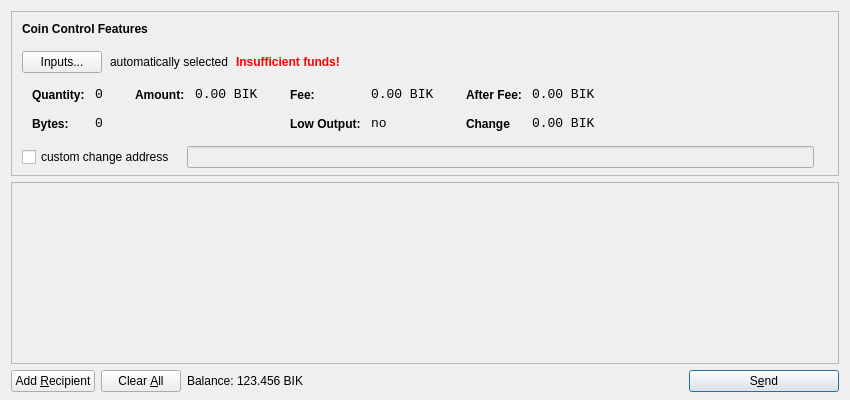
<?xml version="1.0" encoding="UTF-8"?>
<ui version="4.0">
 <class>SendCoinsDialog</class>
 <widget class="QDialog" name="SendCoinsDialog">
  <property name="geometry">
   <rect>
    <x>0</x>
    <y>0</y>
    <width>850</width>
    <height>400</height>
   </rect>
  </property>
  <property name="windowTitle">
   <string>Send Coins</string>
  </property>
  <layout class="QVBoxLayout" name="verticalLayout" stretch="0,1,0">
   <property name="bottomMargin">
    <number>8</number>
   </property>
   <item>
    <widget class="QFrame" name="frameCoinControl">
     <property name="sizePolicy">
      <sizepolicy hsizetype="Expanding" vsizetype="Expanding">
       <horstretch>0</horstretch>
       <verstretch>0</verstretch>
      </sizepolicy>
     </property>
     <property name="maximumSize">
      <size>
       <width>16777215</width>
       <height>16777215</height>
      </size>
     </property>
     <property name="frameShape">
      <enum>QFrame::StyledPanel</enum>
     </property>
     <property name="frameShadow">
      <enum>QFrame::Sunken</enum>
     </property>
     <layout class="QVBoxLayout" name="verticalLayoutCoinControl2">
      <property name="spacing">
       <number>-1</number>
      </property>
      <property name="leftMargin">
       <number>0</number>
      </property>
      <property name="topMargin">
       <number>0</number>
      </property>
      <property name="rightMargin">
       <number>0</number>
      </property>
      <property name="bottomMargin">
       <number>6</number>
      </property>
      <item>
       <layout class="QVBoxLayout" name="verticalLayoutCoinControl" stretch="0,0,0,0,1">
        <property name="spacing">
         <number>0</number>
        </property>
        <property name="leftMargin">
         <number>10</number>
        </property>
        <property name="topMargin">
         <number>10</number>
        </property>
        <item>
         <layout class="QHBoxLayout" name="horizontalLayoutCoinControl1">
          <property name="bottomMargin">
           <number>15</number>
          </property>
          <item>
           <widget class="QLabel" name="labelCoinControlFeatures">
            <property name="sizePolicy">
             <sizepolicy hsizetype="Preferred" vsizetype="Maximum">
              <horstretch>0</horstretch>
              <verstretch>0</verstretch>
             </sizepolicy>
            </property>
            <property name="font">
             <font>
              <weight>75</weight>
              <bold>true</bold>
             </font>
            </property>
            <property name="styleSheet">
             <string notr="true">font-weight:bold;</string>
            </property>
            <property name="text">
             <string>Coin Control Features</string>
            </property>
           </widget>
          </item>
         </layout>
        </item>
        <item>
         <layout class="QHBoxLayout" name="horizontalLayoutCoinControl2" stretch="0,0,0,0">
          <property name="spacing">
           <number>8</number>
          </property>
          <property name="bottomMargin">
           <number>10</number>
          </property>
          <item>
           <widget class="QPushButton" name="pushButtonCoinControl">
            <property name="styleSheet">
             <string notr="true"/>
            </property>
            <property name="text">
             <string>Inputs...</string>
            </property>
           </widget>
          </item>
          <item>
           <widget class="QLabel" name="labelCoinControlAutomaticallySelected">
            <property name="text">
             <string>automatically selected</string>
            </property>
            <property name="margin">
             <number>5</number>
            </property>
           </widget>
          </item>
          <item>
           <widget class="QLabel" name="labelCoinControlInsuffFunds">
            <property name="font">
             <font>
              <weight>75</weight>
              <bold>true</bold>
             </font>
            </property>
            <property name="styleSheet">
             <string notr="true">color:red;font-weight:bold;</string>
            </property>
            <property name="text">
             <string>Insufficient funds!</string>
            </property>
            <property name="margin">
             <number>5</number>
            </property>
           </widget>
          </item>
          <item>
           <spacer name="horizontalSpacerCoinControl">
            <property name="orientation">
             <enum>Qt::Horizontal</enum>
            </property>
            <property name="sizeHint" stdset="0">
             <size>
              <width>40</width>
              <height>1</height>
             </size>
            </property>
           </spacer>
          </item>
         </layout>
        </item>
        <item>
         <widget class="QWidget" name="widgetCoinControl" native="true">
          <property name="sizePolicy">
           <sizepolicy hsizetype="Preferred" vsizetype="Preferred">
            <horstretch>0</horstretch>
            <verstretch>0</verstretch>
           </sizepolicy>
          </property>
          <property name="minimumSize">
           <size>
            <width>0</width>
            <height>0</height>
           </size>
          </property>
          <property name="styleSheet">
           <string notr="true"/>
          </property>
          <layout class="QHBoxLayout" name="horizontalLayoutCoinControl5">
           <property name="margin">
            <number>0</number>
           </property>
           <item>
            <layout class="QHBoxLayout" name="horizontalLayoutCoinControl3" stretch="0,0,0,1">
             <property name="spacing">
              <number>20</number>
             </property>
             <property name="topMargin">
              <number>0</number>
             </property>
             <property name="bottomMargin">
              <number>10</number>
             </property>
             <item>
              <layout class="QFormLayout" name="formLayoutCoinControl1">
               <property name="horizontalSpacing">
                <number>10</number>
               </property>
               <property name="verticalSpacing">
                <number>14</number>
               </property>
               <property name="leftMargin">
                <number>10</number>
               </property>
               <property name="topMargin">
                <number>4</number>
               </property>
               <property name="rightMargin">
                <number>6</number>
               </property>
               <item row="0" column="0">
                <widget class="QLabel" name="labelCoinControlQuantityText">
                 <property name="styleSheet">
                  <string notr="true">font-weight:bold;</string>
                 </property>
                 <property name="text">
                  <string>Quantity:</string>
                 </property>
                 <property name="margin">
                  <number>0</number>
                 </property>
                </widget>
               </item>
               <item row="0" column="1">
                <widget class="QLabel" name="labelCoinControlQuantity">
                 <property name="font">
                  <font>
                   <family>Monospace</family>
                   <pointsize>10</pointsize>
                  </font>
                 </property>
                 <property name="cursor">
                  <cursorShape>IBeamCursor</cursorShape>
                 </property>
                 <property name="contextMenuPolicy">
                  <enum>Qt::ActionsContextMenu</enum>
                 </property>
                 <property name="text">
                  <string>0</string>
                 </property>
                 <property name="margin">
                  <number>0</number>
                 </property>
                 <property name="textInteractionFlags">
                  <set>Qt::LinksAccessibleByMouse|Qt::TextSelectableByKeyboard|Qt::TextSelectableByMouse</set>
                 </property>
                </widget>
               </item>
               <item row="1" column="0">
                <widget class="QLabel" name="labelCoinControlBytesText">
                 <property name="styleSheet">
                  <string notr="true">font-weight:bold;</string>
                 </property>
                 <property name="text">
                  <string>Bytes:</string>
                 </property>
                </widget>
               </item>
               <item row="1" column="1">
                <widget class="QLabel" name="labelCoinControlBytes">
                 <property name="font">
                  <font>
                   <family>Monospace</family>
                   <pointsize>10</pointsize>
                  </font>
                 </property>
                 <property name="cursor">
                  <cursorShape>IBeamCursor</cursorShape>
                 </property>
                 <property name="contextMenuPolicy">
                  <enum>Qt::ActionsContextMenu</enum>
                 </property>
                 <property name="text">
                  <string>0</string>
                 </property>
                 <property name="textInteractionFlags">
                  <set>Qt::LinksAccessibleByMouse|Qt::TextSelectableByKeyboard|Qt::TextSelectableByMouse</set>
                 </property>
                </widget>
               </item>
              </layout>
             </item>
             <item>
              <layout class="QFormLayout" name="formLayoutCoinControl2">
               <property name="horizontalSpacing">
                <number>10</number>
               </property>
               <property name="verticalSpacing">
                <number>14</number>
               </property>
               <property name="leftMargin">
                <number>6</number>
               </property>
               <property name="topMargin">
                <number>4</number>
               </property>
               <property name="rightMargin">
                <number>6</number>
               </property>
               <item row="0" column="0">
                <widget class="QLabel" name="labelCoinControlAmountText">
                 <property name="styleSheet">
                  <string notr="true">font-weight:bold;</string>
                 </property>
                 <property name="text">
                  <string>Amount:</string>
                 </property>
                 <property name="margin">
                  <number>0</number>
                 </property>
                </widget>
               </item>
               <item row="0" column="1">
                <widget class="QLabel" name="labelCoinControlAmount">
                 <property name="font">
                  <font>
                   <family>Monospace</family>
                   <pointsize>10</pointsize>
                  </font>
                 </property>
                 <property name="cursor">
                  <cursorShape>IBeamCursor</cursorShape>
                 </property>
                 <property name="contextMenuPolicy">
                  <enum>Qt::ActionsContextMenu</enum>
                 </property>
                 <property name="text">
                  <string notr="true">0.00 BIK</string>
                 </property>
                 <property name="textInteractionFlags">
                  <set>Qt::LinksAccessibleByMouse|Qt::TextSelectableByKeyboard|Qt::TextSelectableByMouse</set>
                 </property>
                </widget>
               </item>
              </layout>
             </item>
             <item>
              <layout class="QFormLayout" name="formLayoutCoinControl3">
               <property name="horizontalSpacing">
                <number>10</number>
               </property>
               <property name="verticalSpacing">
                <number>14</number>
               </property>
               <property name="leftMargin">
                <number>6</number>
               </property>
               <property name="topMargin">
                <number>4</number>
               </property>
               <property name="rightMargin">
                <number>6</number>
               </property>
               <item row="0" column="0">
                <widget class="QLabel" name="labelCoinControlFeeText">
                 <property name="styleSheet">
                  <string notr="true">font-weight:bold;</string>
                 </property>
                 <property name="text">
                  <string>Fee:</string>
                 </property>
                 <property name="margin">
                  <number>0</number>
                 </property>
                </widget>
               </item>
               <item row="0" column="1">
                <widget class="QLabel" name="labelCoinControlFee">
                 <property name="font">
                  <font>
                   <family>Monospace</family>
                   <pointsize>10</pointsize>
                  </font>
                 </property>
                 <property name="cursor">
                  <cursorShape>IBeamCursor</cursorShape>
                 </property>
                 <property name="contextMenuPolicy">
                  <enum>Qt::ActionsContextMenu</enum>
                 </property>
                 <property name="text">
                  <string notr="true">0.00 BIK</string>
                 </property>
                 <property name="textInteractionFlags">
                  <set>Qt::LinksAccessibleByMouse|Qt::TextSelectableByKeyboard|Qt::TextSelectableByMouse</set>
                 </property>
                </widget>
               </item>
               <item row="1" column="0">
                <widget class="QLabel" name="labelCoinControlLowOutputText">
                 <property name="styleSheet">
                  <string notr="true">font-weight:bold;</string>
                 </property>
                 <property name="text">
                  <string>Low Output:</string>
                 </property>
                </widget>
               </item>
               <item row="1" column="1">
                <widget class="QLabel" name="labelCoinControlLowOutput">
                 <property name="font">
                  <font>
                   <family>Monospace</family>
                   <pointsize>10</pointsize>
                  </font>
                 </property>
                 <property name="cursor">
                  <cursorShape>IBeamCursor</cursorShape>
                 </property>
                 <property name="contextMenuPolicy">
                  <enum>Qt::ActionsContextMenu</enum>
                 </property>
                 <property name="text">
                  <string>no</string>
                 </property>
                 <property name="textInteractionFlags">
                  <set>Qt::LinksAccessibleByMouse|Qt::TextSelectableByKeyboard|Qt::TextSelectableByMouse</set>
                 </property>
                </widget>
               </item>
              </layout>
             </item>
             <item>
              <layout class="QFormLayout" name="formLayoutCoinControl4">
               <property name="horizontalSpacing">
                <number>10</number>
               </property>
               <property name="verticalSpacing">
                <number>14</number>
               </property>
               <property name="leftMargin">
                <number>6</number>
               </property>
               <property name="topMargin">
                <number>4</number>
               </property>
               <property name="rightMargin">
                <number>6</number>
               </property>
               <item row="0" column="0">
                <widget class="QLabel" name="labelCoinControlAfterFeeText">
                 <property name="styleSheet">
                  <string notr="true">font-weight:bold;</string>
                 </property>
                 <property name="text">
                  <string>After Fee:</string>
                 </property>
                 <property name="margin">
                  <number>0</number>
                 </property>
                </widget>
               </item>
               <item row="0" column="1">
                <widget class="QLabel" name="labelCoinControlAfterFee">
                 <property name="font">
                  <font>
                   <family>Monospace</family>
                   <pointsize>10</pointsize>
                  </font>
                 </property>
                 <property name="cursor">
                  <cursorShape>IBeamCursor</cursorShape>
                 </property>
                 <property name="contextMenuPolicy">
                  <enum>Qt::ActionsContextMenu</enum>
                 </property>
                 <property name="text">
                  <string notr="true">0.00 BIK</string>
                 </property>
                 <property name="textInteractionFlags">
                  <set>Qt::LinksAccessibleByMouse|Qt::TextSelectableByKeyboard|Qt::TextSelectableByMouse</set>
                 </property>
                </widget>
               </item>
               <item row="1" column="0">
                <widget class="QLabel" name="labelCoinControlChangeText">
                 <property name="styleSheet">
                  <string notr="true">font-weight:bold;</string>
                 </property>
                 <property name="text">
                  <string>Change</string>
                 </property>
                </widget>
               </item>
               <item row="1" column="1">
                <widget class="QLabel" name="labelCoinControlChange">
                 <property name="font">
                  <font>
                   <family>Monospace</family>
                   <pointsize>10</pointsize>
                  </font>
                 </property>
                 <property name="cursor">
                  <cursorShape>IBeamCursor</cursorShape>
                 </property>
                 <property name="contextMenuPolicy">
                  <enum>Qt::ActionsContextMenu</enum>
                 </property>
                 <property name="text">
                  <string notr="true">0.00 BIK</string>
                 </property>
                 <property name="textInteractionFlags">
                  <set>Qt::LinksAccessibleByMouse|Qt::TextSelectableByKeyboard|Qt::TextSelectableByMouse</set>
                 </property>
                </widget>
               </item>
              </layout>
             </item>
            </layout>
           </item>
          </layout>
         </widget>
        </item>
        <item>
         <layout class="QHBoxLayout" name="horizontalLayoutCoinControl4" stretch="0,0,0">
          <property name="spacing">
           <number>12</number>
          </property>
          <property name="sizeConstraint">
           <enum>QLayout::SetDefaultConstraint</enum>
          </property>
          <property name="topMargin">
           <number>5</number>
          </property>
          <property name="rightMargin">
           <number>5</number>
          </property>
          <item>
           <widget class="QCheckBox" name="checkBoxCoinControlChange">
            <property name="text">
             <string>custom change address</string>
            </property>
           </widget>
          </item>
          <item>
           <widget class="QLineEdit" name="lineEditCoinControlChange">
            <property name="enabled">
             <bool>false</bool>
            </property>
            <property name="sizePolicy">
             <sizepolicy hsizetype="Expanding" vsizetype="Fixed">
              <horstretch>0</horstretch>
              <verstretch>0</verstretch>
             </sizepolicy>
            </property>
           </widget>
          </item>
          <item>
           <widget class="QLabel" name="labelCoinControlChangeLabel">
            <property name="sizePolicy">
             <sizepolicy hsizetype="Preferred" vsizetype="Expanding">
              <horstretch>0</horstretch>
              <verstretch>0</verstretch>
             </sizepolicy>
            </property>
            <property name="minimumSize">
             <size>
              <width>0</width>
              <height>0</height>
             </size>
            </property>
            <property name="text">
             <string/>
            </property>
            <property name="margin">
             <number>3</number>
            </property>
           </widget>
          </item>
         </layout>
        </item>
        <item>
         <spacer name="verticalSpacerCoinControl">
          <property name="orientation">
           <enum>Qt::Vertical</enum>
          </property>
          <property name="sizeHint" stdset="0">
           <size>
            <width>800</width>
            <height>1</height>
           </size>
          </property>
         </spacer>
        </item>
       </layout>
      </item>
     </layout>
    </widget>
   </item>
   <item>
    <widget class="QScrollArea" name="scrollArea">
     <property name="widgetResizable">
      <bool>true</bool>
     </property>
     <widget class="QWidget" name="scrollAreaWidgetContents">
      <property name="geometry">
       <rect>
        <x>0</x>
        <y>0</y>
        <width>830</width>
        <height>165</height>
       </rect>
      </property>
      <layout class="QVBoxLayout" name="verticalLayout_2">
       <property name="margin">
        <number>0</number>
       </property>
       <item>
        <layout class="QVBoxLayout" name="entries">
         <property name="spacing">
          <number>6</number>
         </property>
        </layout>
       </item>
       <item>
        <spacer name="verticalSpacer">
         <property name="orientation">
          <enum>Qt::Vertical</enum>
         </property>
         <property name="sizeHint" stdset="0">
          <size>
           <width>20</width>
           <height>40</height>
          </size>
         </property>
        </spacer>
       </item>
      </layout>
     </widget>
    </widget>
   </item>
   <item>
    <layout class="QHBoxLayout" name="horizontalLayout">
     <item>
      <widget class="QPushButton" name="addButton">
       <property name="toolTip">
        <string>Send to multiple recipients at once</string>
       </property>
       <property name="text">
        <string>Add &amp;Recipient</string>
       </property>
       <property name="autoDefault">
        <bool>false</bool>
       </property>
      </widget>
     </item>
     <item>
      <widget class="QPushButton" name="clearButton">
       <property name="sizePolicy">
        <sizepolicy hsizetype="Minimum" vsizetype="Fixed">
         <horstretch>0</horstretch>
         <verstretch>0</verstretch>
        </sizepolicy>
       </property>
       <property name="toolTip">
        <string>Remove all transaction fields</string>
       </property>
       <property name="text">
        <string>Clear &amp;All</string>
       </property>
       <property name="autoRepeatDelay">
        <number>300</number>
       </property>
       <property name="autoDefault">
        <bool>false</bool>
       </property>
      </widget>
     </item>
     <item>
      <layout class="QHBoxLayout" name="horizontalLayout_2">
       <property name="spacing">
        <number>3</number>
       </property>
       <item>
        <widget class="QLabel" name="label">
         <property name="sizePolicy">
          <sizepolicy hsizetype="Preferred" vsizetype="Fixed">
           <horstretch>0</horstretch>
           <verstretch>0</verstretch>
          </sizepolicy>
         </property>
         <property name="text">
          <string>Balance:</string>
         </property>
        </widget>
       </item>
       <item>
        <widget class="QLabel" name="labelBalance">
         <property name="sizePolicy">
          <sizepolicy hsizetype="Preferred" vsizetype="Fixed">
           <horstretch>0</horstretch>
           <verstretch>0</verstretch>
          </sizepolicy>
         </property>
         <property name="cursor">
          <cursorShape>IBeamCursor</cursorShape>
         </property>
         <property name="text">
          <string notr="true">123.456 BIK</string>
         </property>
         <property name="textInteractionFlags">
          <set>Qt::LinksAccessibleByMouse|Qt::TextSelectableByKeyboard|Qt::TextSelectableByMouse</set>
         </property>
        </widget>
       </item>
      </layout>
     </item>
     <item>
      <spacer name="horizontalSpacer">
       <property name="orientation">
        <enum>Qt::Horizontal</enum>
       </property>
       <property name="sizeHint" stdset="0">
        <size>
         <width>40</width>
         <height>20</height>
        </size>
       </property>
      </spacer>
     </item>
     <item>
      <widget class="QPushButton" name="sendButton">
       <property name="minimumSize">
        <size>
         <width>150</width>
         <height>0</height>
        </size>
       </property>
       <property name="toolTip">
        <string>Confirm the send action</string>
       </property>
       <property name="text">
        <string>S&amp;end</string>
       </property>
       <property name="icon">
        <iconset resource="../bitcoin.qrc">
         <normaloff>:/icons/send</normaloff>:/icons/send</iconset>
       </property>
       <property name="default">
        <bool>true</bool>
       </property>
      </widget>
     </item>
    </layout>
   </item>
  </layout>
 </widget>
 <resources>
  <include location="../bitcoin.qrc"/>
 </resources>
 <connections/>
</ui>
